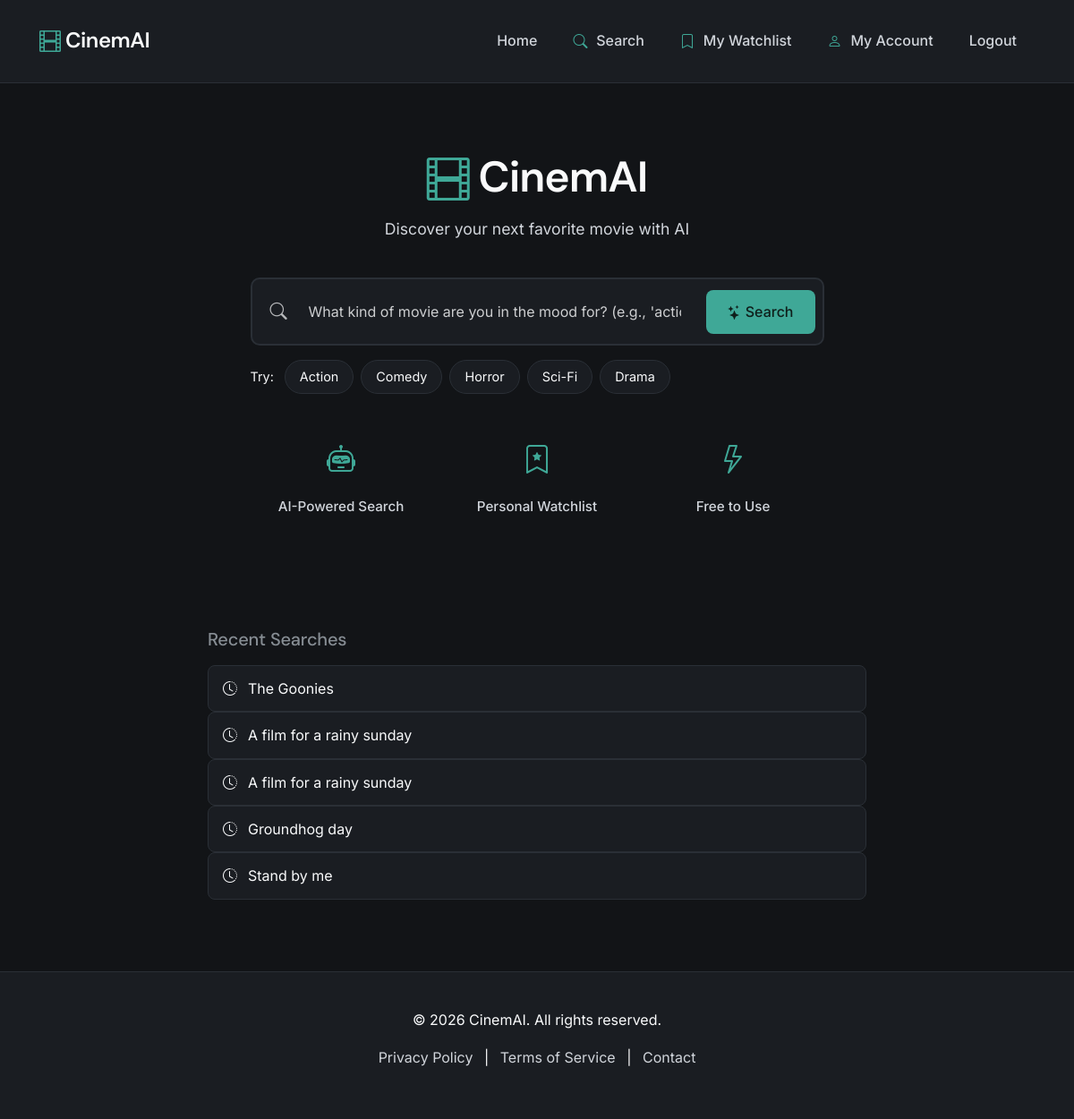
The page / (signed in) on the database as committed earlier.
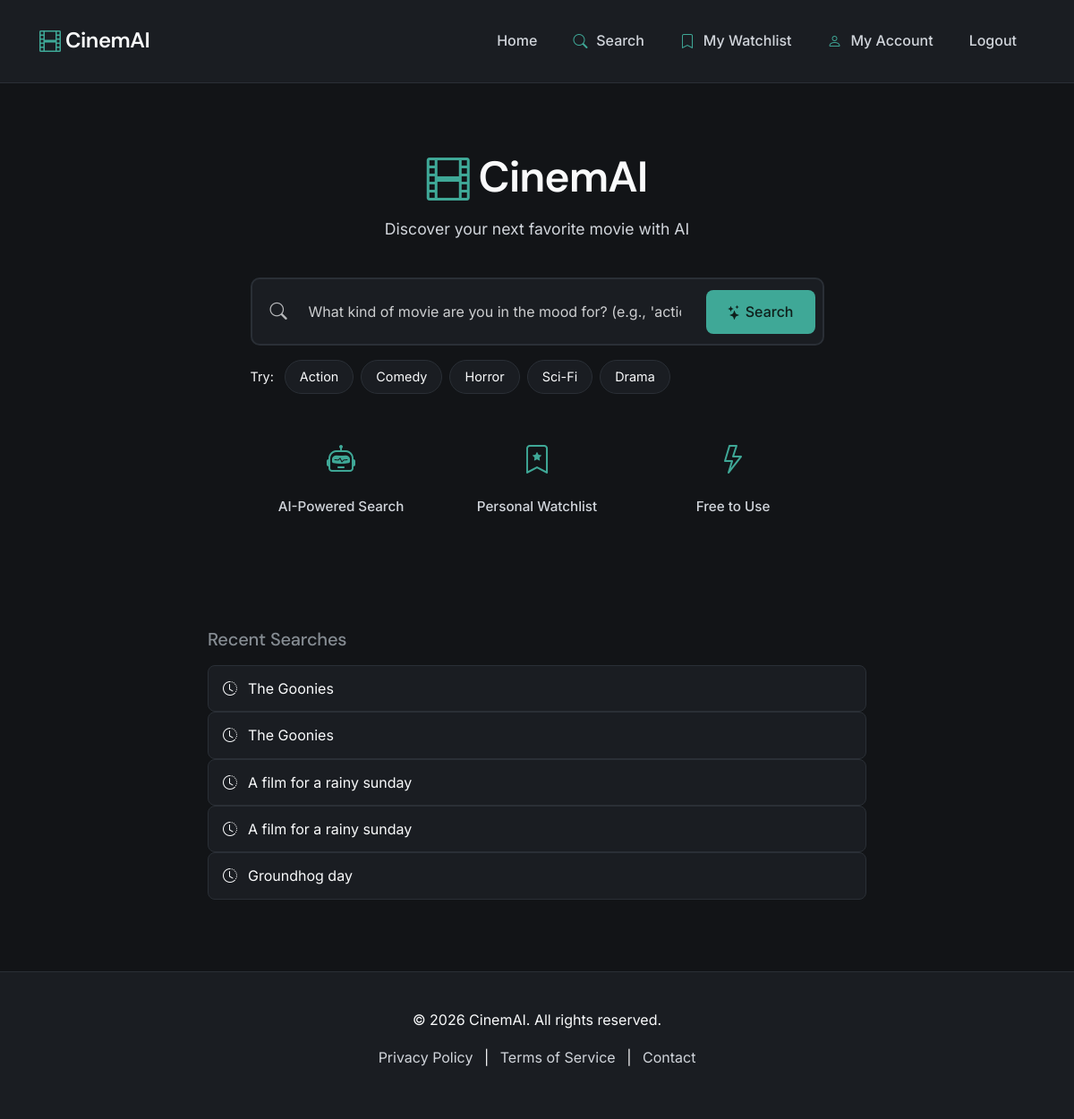
The same page on the database as committed later.
### cinemai/models.py (models this page shows, shortened)
class SearchHistory(models.Model):
    user = models.ForeignKey(User, on_delete=models.CASCADE, related_name='search_history')
    query = models.CharField(max_length=255)
    genre = models.CharField(max_length=100, blank=True)
    created_at = models.DateTimeField(auto_now_add=True)
    class Meta:
        ordering = ['-created_at']
        verbose_name_plural = 'Search histories'

### cinemai/views.py (the view)
# urls.py: path('', views.home, name='home'),
def home(request):
    context = {
        'user': request.user,
    }
    return render(request, 'cinemai/home.html', context)

### cinemai/templates/cinemai/home.html (shortened to what this page needs)
{% extends 'cinemai/base.html' %}
{% block content %}
<div class="hero-section-simple">
    <div class="container">
        <div class="row justify-content-center">
            <div class="col-lg-8 col-xl-7">
                <div class="text-center mb-4">
                    <h1 class="brand-title">
                        <i class="bi bi-film"></i> CinemAI
                    </h1>
                    <p class="brand-subtitle">Discover your next favorite movie with AI</p>
                </div>
                <div class="search-container">
                    <form method="post" action="{% url 'search' %}">
                        <div class="search-input-wrapper">
                            <i class="bi bi-search search-icon"></i>
                            <input
                                type="text"
                                class="form-control search-input"
                                name="search_query"
                                placeholder="What kind of movie are you in the mood for? (e.g., 'action movies with strong female leads')"
                                required
                                autofocus
                            >
                            <button type="submit" class="btn btn-primary search-btn">
                                <i class="bi bi-stars"></i> Search
                            </button>
                        </div>
                        <div class="genre-chips mt-3">
                            <span class="chip-label">Try:</span>
                            <button type="submit" name="search_query" value="action thriller movies" class="genre-chip">Action</button>
                            <button type="submit" name="search_query" value="romantic comedy movies" class="genre-chip">Comedy</button>
                            <button type="submit" name="search_query" value="horror movies" class="genre-chip">Horror</button>
                            <button type="submit" name="search_query" value="sci-fi movies" class="genre-chip">Sci-Fi</button>
                            <button type="submit" name="search_query" value="drama movies" class="genre-chip">Drama</button>
                        </div>
                    </form>
                </div>
                <div class="features-simple mt-5">
                    <div class="row g-3 text-center">
                        <div class="col-md-4">
                            <i class="bi bi-robot feature-icon"></i>
                            <p class="feature-text">AI-Powered Search</p>
                        </div>
                        <div class="col-md-4">
                            <i class="bi bi-bookmark-star feature-icon"></i>
                            <p class="feature-text">Personal Watchlist</p>
                        </div>
                        <div class="col-md-4">
                            <i class="bi bi-lightning feature-icon"></i>
                            <p class="feature-text">Free to Use</p>
                        </div>
                    </div>
                </div>
            </div>
        </div>
    </div>
</div>
{% if user.is_authenticated %}
<div class="container mt-5">
    <div class="row justify-content-center">
        <div class="col-lg-8">
            <h5 class="text-muted mb-3">Recent Searches</h5>
            <div class="recent-searches">
                {% if user.search_history.all|slice:":5" %}
                    {% for search in user.search_history.all|slice:":5" %}
                        <a href="{% url 'search' %}?q={{ search.query }}" class="recent-search-item">
                            <i class="bi bi-clock-history"></i> {{ search.query }}
                        </a>
                    {% endfor %}
                {% else %}
                    <p class="text-muted small">Your search history will appear here</p>
                {% endif %}
            </div>
        </div>
    </div>
</div>
{% endif %}
{% endblock %}

### cinemai/templates/cinemai/base.html (shortened to what this page needs)
{% load static %}
<!DOCTYPE html>
<html lang="en" data-bs-theme="dark">
<head>
    <link href="https://cdn.jsdelivr.net/npm/bootstrap@5.3.0/dist/css/bootstrap.min.css" rel="stylesheet">
    <link rel="stylesheet" href="https://cdn.jsdelivr.net/npm/bootstrap-icons@1.10.0/font/bootstrap-icons.css">
    <link rel="stylesheet" href="{% static 'css/style.css' %}">
</head>
<body>
    <nav class="navbar navbar-expand-lg navbar-dark">
        <div class="container-fluid">
            <a class="navbar-brand" href="{% url 'home' %}">
                <i class="bi bi-film"></i> CinemAI
            </a>
            <div class="collapse navbar-collapse" id="navbarNav">
                <ul class="navbar-nav ms-auto">
                    <li class="nav-item">
                        <a class="nav-link" href="{% url 'home' %}">Home</a>
                    </li>
                    {% if user.is_authenticated %}
                        <li class="nav-item">
                            <a class="nav-link" href="{% url 'search' %}">
                                <i class="bi bi-search"></i> Search
                            </a>
                        </li>
                        <li class="nav-item">
                            <a class="nav-link" href="{% url 'watchlist' %}">
                                <i class="bi bi-bookmark"></i> My Watchlist
                            </a>
                        </li>
                        <li class="nav-item">
                            <a class="nav-link" href="{% url 'account' %}">
                                <i class="bi bi-person"></i> My Account
                            </a>
                        </li>
                        <li class="nav-item">
                            <a class="nav-link" href="{% url 'logout' %}">Logout</a>
                        </li>
                    {% endif %}
                </ul>
            </div>
        </div>
    </nav>
    <main>
        {% block content %}{% endblock %}
    </main>
    <footer class="text-center">
        <div class="container">
            <p>&copy; 2026 CinemAI. All rights reserved.</p>
            <p>
                <a href="#" class="mx-2">Privacy Policy</a> |
                <a href="#" class="mx-2">Terms of Service</a> |
                <a href="#" class="mx-2">Contact</a>
            </p>
        </div>
    </footer>
</body>
</html>

### static/css/style.css (style rules this page uses)
:root { --bg-primary: #121417; --bg-surface: #1A1D22; --text-primary: #F9FAFB; --text-secondary: #D1D5DB; --text-muted: #D1D5DB; --accent: #3FA897; --accent-hover: #359680; --border-subtle: #2A2F36; --error: #EF4444; --success: #10B981; --warning: #F59E0B; }
* { box-sizing: border-box; }
body { margin: 0; background: var(--bg-primary); color: var(--text-primary); font-family: "Inter", system-ui, -apple-system, sans-serif; line-height: 1.65; min-height: 100vh; }
h1, h2, h3, h4, h5, h6 { font-family: "DM Sans", system-ui, sans-serif; font-weight: 500; letter-spacing: -0.01em; line-height: 1.3; }
.navbar { background-color: var(--bg-surface) !important; padding: 1.25rem 2rem; border-bottom: 1px solid var(--border-subtle); backdrop-filter: blur(10px); }
.navbar-brand { color: var(--text-primary) !important; font-family: "DM Sans", sans-serif; font-weight: 600; font-size: 1.5rem; letter-spacing: -0.02em; }
.navbar-brand i { color: var(--accent); }
.nav-link { color: var(--text-secondary) !important; margin: 0 0.75rem; transition: color 0.2s ease; font-weight: 500; }
.nav-link i { color: var(--accent); margin-right: 0.35rem; }
.btn-primary { background: var(--accent); color: #0F1F1B; border: none; border-radius: 8px; padding: 0.75rem 1.5rem; font-weight: 500; font-family: "Inter", sans-serif; transition: all 0.2s ease; }
.form-control { background-color: var(--bg-surface); border: 1px solid var(--border-subtle); color: var(--text-primary); border-radius: 8px; padding: 0.75rem 1rem; font-family: "Inter", sans-serif; transition: all 0.2s ease; }
.form-control::placeholder { color: var(--text-primary); opacity: 0.6; }
.hero-section-simple { min-height: 70vh; display: flex; align-items: center; padding: 4rem 0; }
.brand-title { font-family: "DM Sans", sans-serif; font-size: 3rem; font-weight: 600; margin-bottom: 0.5rem; color: var(--text-primary); letter-spacing: -0.02em; }
.brand-title i { color: var(--accent); }
.brand-subtitle { font-size: 1.1rem; color: var(--text-secondary); margin-bottom: 2rem; }
.search-container { margin-top: 2.5rem; }
.search-input-wrapper { position: relative; display: flex; align-items: center; background: var(--bg-surface); border: 2px solid var(--border-subtle); border-radius: 10px; padding: 8px; transition: all 0.2s ease; }
.search-icon { position: absolute; left: 20px; color: var(--text-primary); font-size: 1.2rem; pointer-events: none; opacity: 0.7; }
.search-input { flex: 1; background: transparent; border: none; color: var(--text-primary); font-size: 1rem; padding: 16px 20px 16px 55px; outline: none; font-family: "Inter", sans-serif; }
.form-control.search-input { padding: 16px 20px 16px 55px !important; }
.search-input::placeholder { color: var(--text-primary) !important; opacity: 0.8 !important; }
.search-btn { border-radius: 8px; padding: 12px 24px; font-weight: 500; white-space: nowrap; margin-left: 8px; }
.genre-chips { display: flex; align-items: center; gap: 8px; flex-wrap: wrap; margin-top: 1rem; }
.chip-label { color: var(--text-primary) !important; font-size: 0.9rem; margin-right: 4px; }
.genre-chip { background: var(--bg-surface); border: 1px solid var(--border-subtle); color: var(--text-primary) !important; padding: 6px 16px; border-radius: 20px; font-size: 0.9rem; transition: all 0.2s ease; cursor: pointer; font-family: "Inter", sans-serif; }
.features-simple { margin-top: 3rem; }
.feature-icon { font-size: 2rem; color: var(--accent); margin-bottom: 0.75rem; display: block; }
.feature-text { color: var(--text-secondary); font-size: 0.95rem; margin: 0; font-weight: 500; }
footer { background-color: var(--bg-surface); padding: 2.5rem 0; margin-top: 5rem; border-top: 1px solid var(--border-subtle); }
footer a { color: var(--text-secondary); text-decoration: none; transition: color 0.2s ease; }
.text-muted { color: var(--text-secondary); }
a { color: var(--accent); text-decoration: none; transition: color 0.2s ease; }
.bi { vertical-align: middle; }
.recent-search-item { background: var(--bg-surface); padding: 12px 16px; border-radius: 8px; color: var(--text-primary); text-decoration: none; transition: all 0.2s ease; display: flex; align-items: center; gap: 12px; border: 1px solid var(--border-subtle); }
body { animation: fadeIn 0.3s ease; }

Rows that differ between the two databases and show on the page:
no longer on this page (row unchanged): SearchHistory: query "Stand by me"
added SearchHistory: query "The Goonies"
